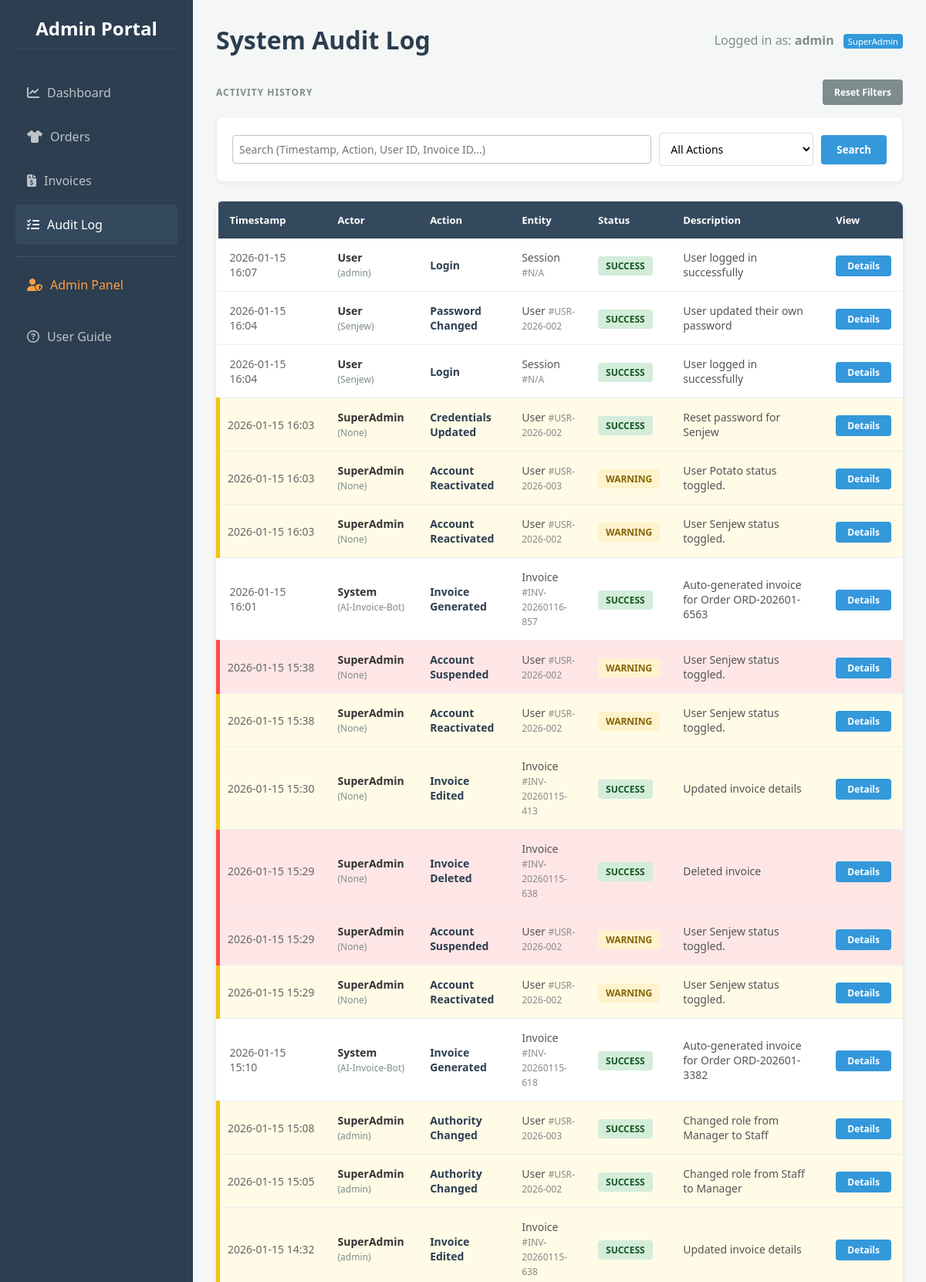
The app's page /audit (signed in, upper part) with its own data.
### app.py (models this page shows)
class User(db.Model):
    id = db.Column(db.Integer, primary_key=True)
    custom_id = db.Column(db.String(50), unique=True)
    username = db.Column(db.String(100), unique=True, nullable=False)
    password = db.Column(db.String(100), nullable=False)
    role = db.Column(db.String(20), default='Staff')
    is_suspended = db.Column(db.Boolean, default=False)
    must_change_password = db.Column(db.Boolean, default=False)

class AuditLog(db.Model):
    id = db.Column(db.Integer, primary_key=True)
    timestamp = db.Column(db.DateTime, default=datetime.utcnow)
    actor_type = db.Column(db.String(50), default='System')
    actor_id = db.Column(db.String(50))
    action = db.Column(db.String(100), nullable=False)
    entity_type = db.Column(db.String(50))
    entity_id = db.Column(db.String(50))
    status = db.Column(db.String(50))
    description = db.Column(db.String(255))

### app.py (the view, shortened to what this page needs)
@app.route('/audit')
def audit_log():
    if 'user_id' not in session: return redirect(url_for('login'))
    search_q = request.args.get('q', '')
    action_filter = request.args.get('action_type', '')
    query = AuditLog.query
    if action_filter and action_filter != 'All':
        query = query.filter(AuditLog.action == action_filter)
    logs = query.order_by(AuditLog.timestamp.desc()).all()
    unique_actions = [r.action for r in db.session.query(AuditLog.action).distinct()]
    return render_template('audit_log.html', logs=logs, unique_actions=unique_actions)

### app.py (called while the page is built)
@app.before_request
def load_user():
    g.user = None
    if 'user_id' in session: g.user = User.query.get(session['user_id'])

### templates/audit_log.html (shortened to what this page needs)
{% extends "base.html" %}
{% block header %}
    System Audit Log
{% endblock %}
{% block content %}
<div class="controls-header">
    <div class="section-title">Activity History</div>
    <a href="{{ url_for('audit_log') }}" class="btn-reset">Reset Filters</a>
</div>
<form method="GET" action="{{ url_for('audit_log') }}" class="filter-box">
    <input type="text" name="q" class="search-input" placeholder="Search (Timestamp, Action, User ID, Invoice ID...)" value="{{ request.args.get('q', '') }}">
    <select name="action_type" class="action-select">
        <option value="All">All Actions</option>
    </select>
    <button type="submit" class="btn-search">Search</button>
</form>
<div class="audit-table-container">
    <table class="audit-table">
        <thead>
            <tr>
                <th>Timestamp</th>
                <th>Actor</th>
                <th>Action</th>
                <th>Entity</th>
                <th>Status</th>
                <th>Description</th>
                <th>View</th>
            </tr>
        </thead>
        <tbody>
            {% for log in logs %}
            <tr class="{% if 'Delete' in log.action or 'Suspended' in log.action or 'Wipe' in log.action %}row-red{% elif log.actor_type == 'SuperAdmin' %}row-highlight{% else %}row-standard{% endif %}">
                <td style="color: #666; width: 140px;">
                    {{ log.timestamp.strftime('%Y-%m-%d %H:%M') }}
                </td>
                <td>
                    <strong>{{ log.actor_type }}</strong><br>
                    <span style="font-size: 12px; color: #7f8c8d;">({{ log.actor_id }})</span>
                </td>
                <td style="font-weight: bold; color: #2c3e50;">
                    {{ log.action }}
                </td>
                <td>
                    <span style="color: #555;">{{ log.entity_type }}</span>
                    <span style="font-size: 12px; color: #888;">#{{ log.entity_id }}</span>
                </td>
                <td>
                    <span class="status-badge status-{{ log.status }}">
                        {{ log.status }}
                    </span>
                </td>
                <td style="color: #555; max-width: 350px;">
                    {{ log.description }}
                </td>
                <td>
                    <a href="{{ url_for('audit_details', log_id=log.id) }}" class="btn-details">Details</a>
                </td>
            </tr>
            {% else %}
            <tr>
                <td colspan="7" style="text-align: center; padding: 40px; color: #999;">
                    No audit records found.
                </td>
            </tr>
            {% endfor %}
        </tbody>
    </table>
</div>
{% endblock %}

### templates/base.html (shortened to what this page needs)
<!DOCTYPE html>
<html lang="en">
<head>
    <link rel="stylesheet" href="https://cdnjs.cloudflare.com/ajax/libs/font-awesome/6.4.0/css/all.min.css">
    <link rel="stylesheet" href="{{ url_for('static', filename='style.css') }}">
</head>
<body>
    <nav class="sidebar">
        <h2>Admin Portal</h2>
        <a href="{{ url_for('dashboard') }}" class="{{ 'active' if request.path == '/dashboard' else '' }}">
            <i class="fa-solid fa-chart-line" style="margin-right: 10px;"></i>Dashboard
        </a>
        <a href="{{ url_for('orders') }}" class="{{ 'active' if request.path == '/orders' else '' }}">
            <i class="fa-solid fa-shirt" style="margin-right: 10px;"></i>Orders
        </a>
        <a href="{{ url_for('invoices') }}" class="{{ 'active' if request.path == '/invoices' else '' }}">
            <i class="fa-solid fa-file-invoice-dollar" style="margin-right: 10px;"></i>Invoices
        </a>
        <a href="{{ url_for('audit_log') }}" class="{{ 'active' if request.path == '/audit' else '' }}">
            <i class="fa-solid fa-list-check" style="margin-right: 10px;"></i>Audit Log
        </a>
        {% if g.user and g.user.role == 'SuperAdmin' %}
            <div style="border-top: 1px solid rgba(255,255,255,0.1); margin: 10px 0; padding-top: 10px;">
                <a href="{{ url_for('admin_panel') }}" class="{{ 'active' if request.path.startswith('/admin') else '' }}" style="color: #ff9f43;">
                    <i class="fa-solid fa-user-shield" style="margin-right: 10px;"></i>Admin Panel
                </a>
            </div>
        {% endif %}
        <a href="{{ url_for('guide') }}" class="{{ 'active' if request.path == '/guide' else '' }}">
            <i class="fa-regular fa-circle-question" style="margin-right: 10px;"></i>User Guide
        </a>
    </nav>
    <div class="main-content">
        <div class="header">
            <h1>{% block header %}{% endblock %}</h1>
            <div class="user-info" style="color: #7f8c8d;">
                {% if g.user %}
                    Logged in as: <strong>{{ g.user.username }}</strong>
                    <span class="role-badge" style="background-color: #3498db; color: white;">{{ g.user.role }}</span>
                {% else %}
                    Guest
                {% endif %}
            </div>
        </div>
        <div class="content-area">
            {% block content %}{% endblock %}
        </div>
    </div>
</body>
</html>

### static/style.css (style rules this page uses)
* { box-sizing: border_box; margin: 0; padding: 0; font-family: 'Segoe UI', Tahoma, Geneva, Verdana, sans-serif; }
body { background-color: #f4f7f6; display: flex; min-height: 100vh; }
.sidebar { width: 250px; background-color: #2c3e50; color: white; padding: 20px; display: flex; flex-direction: column; }
.sidebar h2 { margin-bottom: 30px; font-size: 24px; text-align: center; border-bottom: 1px solid #34495e; padding-bottom: 10px; }
.sidebar a { color: #bdc3c7; text-decoration: none; padding: 15px; margin-bottom: 5px; border-radius: 4px; transition: 0.3s; }
.sidebar a:hover, .sidebar a.active { background-color: #34495e; color: white; }
.main-content { flex: 1; padding: 30px; overflow-y: auto; }
.header { display: flex; justify-content: space-between; align-items: center; margin-bottom: 30px; }
table { width: 100%; border-collapse: collapse; background: white; border-radius: 8px; overflow: hidden; box-shadow: 0 2px 5px rgba(0,0,0,0.1); }
th, td { padding: 15px; text-align: left; border-bottom: 1px solid #ecf0f1; }
th { background-color: #34495e; color: white; }
input[type="text"], select { padding: 8px; border: 1px solid #bdc3c7; border-radius: 4px; }

### templates/base.html (style rules this page uses)
* { box-sizing: border-box; margin: 0; padding: 0; font-family: 'Segoe UI', Tahoma, Geneva, Verdana, sans-serif; }
body { background-color: #f4f7f6; display: flex; min-height: 100vh; }
.sidebar { width: 250px; background-color: #2c3e50; color: white; padding: 20px; display: flex; flex-direction: column; flex-shrink: 0; }
.sidebar h2 { margin-bottom: 30px; font-size: 24px; text-align: center; border-bottom: 1px solid #34495e; padding-bottom: 10px; }
.sidebar a { color: #bdc3c7; text-decoration: none; padding: 15px; margin-bottom: 5px; border-radius: 4px; transition: 0.3s; display: block; }
.sidebar a:hover, .sidebar a.active { background-color: #34495e; color: white; }
.main-content { flex: 1; padding: 30px; overflow-y: auto; }
.header { display: flex; justify-content: space-between; align-items: center; margin-bottom: 30px; }
.header h1 { color: #2c3e50; }
.role-badge { font-size: 0.7em; padding: 2px 6px; border-radius: 4px; background: rgba(255,255,255,0.2); margin-left: 8px; vertical-align: middle; }

### templates/audit_log.html (style rules this page uses)
.controls-header { display: flex; justify-content: space-between; align-items: center; margin-bottom: 15px; }
.section-title { font-size: 12px; font-weight: 700; color: #7f8c8d; text-transform: uppercase; letter-spacing: 1px; }
.filter-box { background: white; padding: 20px; border-radius: 8px; box-shadow: 0 2px 5px rgba(0,0,0,0.05); margin-bottom: 25px; display: flex; gap: 10px; align-items: center; border: 1px solid #eee; }
.search-input { flex: 1; padding: 10px 15px; border: 1px solid #dcdcdc; border-radius: 4px; font-size: 14px; }
.action-select { width: 200px; padding: 10px; border: 1px solid #dcdcdc; border-radius: 4px; font-size: 14px; background-color: white; }
.btn-search { background-color: #3498db; color: white; border: none; padding: 10px 20px; border-radius: 4px; font-weight: 600; cursor: pointer; }
.btn-reset { background-color: #7f8c8d; color: white; border: none; padding: 8px 15px; border-radius: 4px; font-size: 12px; font-weight: 600; text-decoration: none; }
.audit-table-container { background: white; border-radius: 8px; box-shadow: 0 2px 5px rgba(0,0,0,0.1); overflow: hidden; }
.audit-table { width: 100%; border-collapse: collapse; }
.audit-table thead { background-color: #2c3e50; color: white; }
.audit-table th { padding: 15px; text-align: left; font-size: 13px; font-weight: 600; border-bottom: none; }
.audit-table td { padding: 15px; font-size: 14px; border-bottom: 1px solid #eee; color: #333; vertical-align: middle; }
.row-standard { background-color: white; }
.row-highlight { background-color: #fffbe6; border-left: 5px solid #f1c40f; }
.row-highlight td:first-child { padding-left: 10px; }
.row-red { background-color: #ffe6e6; border-left: 5px solid #ff4d4d; }
.row-red td:first-child { padding-left: 10px; }
.status-badge { padding: 4px 10px; border-radius: 4px; font-size: 12px; font-weight: bold; text-transform: uppercase; }
.status-Success { background-color: #d4edda; color: #155724; }
.status-Warning { background-color: #fff3cd; color: #856404; }
.btn-details { background-color: #3498db; color: white; padding: 5px 15px; border-radius: 4px; text-decoration: none; font-size: 12px; font-weight: bold; }

### records on screen
User: user.username "admin", user.role "SuperAdmin"
AuditLog: timestamp "2026-01-15 16:07", actor_type "User", actor_id "admin", action "Login", entity_type "Session", entity_id "N/A", status "SUCCESS", description "User logged in successfully"
AuditLog: timestamp "2026-01-15 16:04", actor_type "User", actor_id "Senjew", action "Password Changed", entity_type "User", entity_id "USR-2026-002", status "SUCCESS", description "User updated their own password"
AuditLog: timestamp "2026-01-15 16:04", actor_type "User", actor_id "Senjew", action "Login", entity_type "Session", entity_id "N/A", status "SUCCESS", description "User logged in successfully"
AuditLog: timestamp "2026-01-15 16:03", actor_type "SuperAdmin", actor_id "None", action "Credentials Updated", entity_type "User", entity_id "USR-2026-002", status "SUCCESS", description "Reset password for Senjew"
AuditLog: timestamp "2026-01-15 16:03", actor_type "SuperAdmin", actor_id "None", action "Account Reactivated", entity_type "User", entity_id "USR-2026-003", status "WARNING", description "User Potato status toggled."
AuditLog: timestamp "2026-01-15 16:03", actor_type "SuperAdmin", actor_id "None", action "Account Reactivated", entity_type "User", entity_id "USR-2026-002", status "WARNING", description "User Senjew status toggled."
AuditLog: timestamp "2026-01-15 16:01", actor_type "System", actor_id "AI-Invoice-Bot", action "Invoice Generated", entity_type "Invoice", entity_id "INV-20260116-857", status "SUCCESS", description "Auto-generated invoice for Order ORD-202601-6563"
AuditLog: timestamp "2026-01-15 15:38", actor_type "SuperAdmin", actor_id "None", action "Account Suspended", entity_type "User", entity_id "USR-2026-002", status "WARNING", description "User Senjew status toggled."
AuditLog: timestamp "2026-01-15 15:38", actor_type "SuperAdmin", actor_id "None", action "Account Reactivated", entity_type "User", entity_id "USR-2026-002", status "WARNING", description "User Senjew status toggled."
AuditLog: timestamp "2026-01-15 15:30", actor_type "SuperAdmin", actor_id "None", action "Invoice Edited", entity_type "Invoice", entity_id "INV-20260115-413", status "SUCCESS", description "Updated invoice details"
AuditLog: timestamp "2026-01-15 15:29", actor_type "SuperAdmin", actor_id "None", action "Invoice Deleted", entity_type "Invoice", entity_id "INV-20260115-638", status "SUCCESS", description "Deleted invoice"
AuditLog: timestamp "2026-01-15 15:29", actor_type "SuperAdmin", actor_id "None", action "Account Suspended", entity_type "User", entity_id "USR-2026-002", status "WARNING", description "User Senjew status toggled."
AuditLog: timestamp "2026-01-15 15:29", actor_type "SuperAdmin", actor_id "None", action "Account Reactivated", entity_type "User", entity_id "USR-2026-002", status "WARNING", description "User Senjew status toggled."
AuditLog: timestamp "2026-01-15 15:10", actor_type "System", actor_id "AI-Invoice-Bot", action "Invoice Generated", entity_type "Invoice", entity_id "INV-20260115-618", status "SUCCESS", description "Auto-generated invoice for Order ORD-202601-3382"
AuditLog: timestamp "2026-01-15 15:08", actor_type "SuperAdmin", actor_id "admin", action "Authority Changed", entity_type "User", entity_id "USR-2026-003", status "SUCCESS", description "Changed role from Manager to Staff"
AuditLog: timestamp "2026-01-15 15:05", actor_type "SuperAdmin", actor_id "admin", action "Authority Changed", entity_type "User", entity_id "USR-2026-002", status "SUCCESS", description "Changed role from Staff to Manager"
AuditLog: timestamp "2026-01-15 14:32", actor_type "SuperAdmin", actor_id "admin", action "Invoice Edited", entity_type "Invoice", entity_id "INV-20260115-638", status "SUCCESS", description "Updated invoice details"
